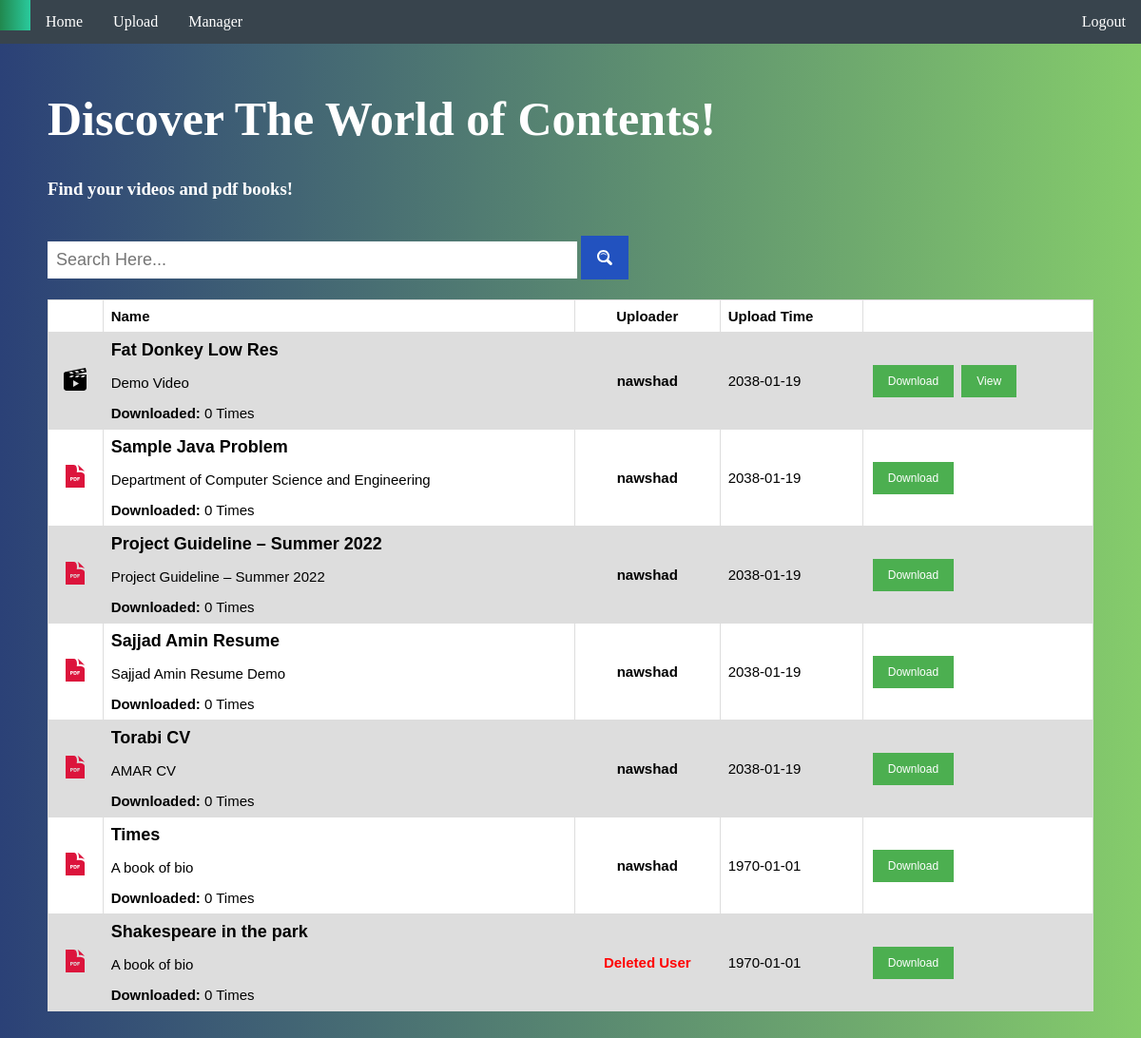
The app's page /discover.php (signed in), older data.
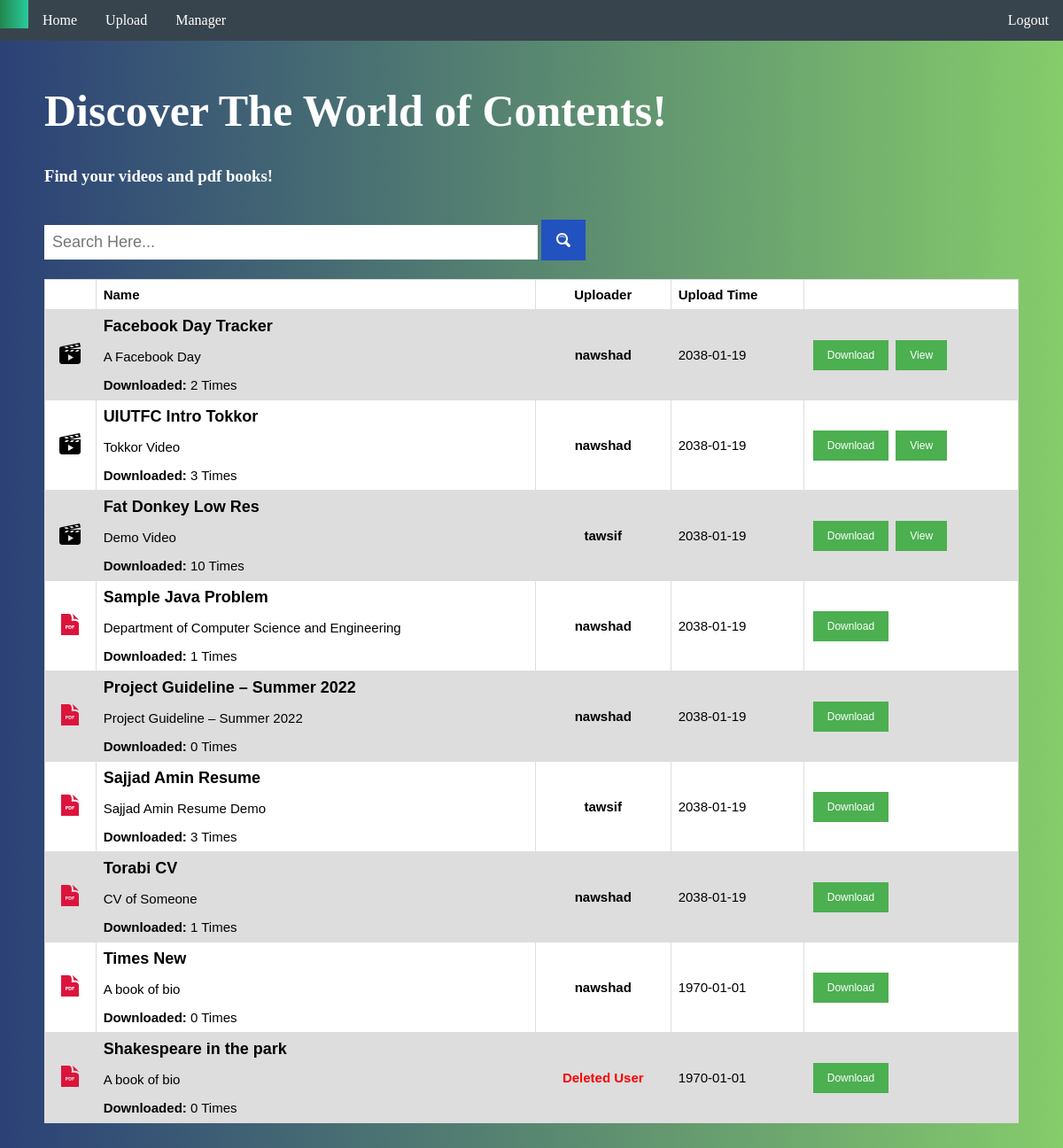
The same page, newer data.
### tables this page shows
CREATE TABLE `contents` (
  `id` int(255) NOT NULL AUTO_INCREMENT,
  `name` varchar(1000) NOT NULL,
  `description` varchar(1000) NOT NULL,
  `uploaderID` int(255) NOT NULL,
  `filename` varchar(1000) NOT NULL,
  `filetype` varchar(20) NOT NULL,
  `time` int(255) NOT NULL,
  `counter` int(255) NOT NULL,
  PRIMARY KEY (`id`)
);

CREATE TABLE `users` (
  `id` int(10) unsigned NOT NULL AUTO_INCREMENT,
  `email` varchar(30) NOT NULL,
  `password` varchar(20) NOT NULL,
  `username` varchar(30) NOT NULL,
  `client_uni_name` varchar(30) NOT NULL,
  `current_point` int(11) DEFAULT 25,
  `client_sub_status` tinyint(1) NOT NULL DEFAULT 0,
  `adminprivilege` varchar(255) NOT NULL,
  PRIMARY KEY (`id`),
  UNIQUE KEY `client_username` (`username`),
  UNIQUE KEY `client_username_2` (`username`)
);

### discover.php (the view, shortened to what this page needs)
<?php
	include("controller/connect_db.php");
?>
<!DOCTYPE html>
<html>
    <head>
		<link rel="stylesheet" type="text/css" href="css/Clientstyle.css"/>
		<link rel="stylesheet" type="text/css" href="css/aurna-lightbox.css"/>
    </head>
    <body>
		<ul>
			<li style='background: linear-gradient(to left,#2aca9d, #21884e);'>
				<a href="javascript:void(0);">
				</a>
			</li>
			<li><a href="index.php">Home</a></li>
			<li class="dropdown">
				<a href="javascript:void(0)" class="dropbtn">Upload</a>
			</li>
			<li class="dropdown">
			<a href="javascript:void(0)" class="dropbtn">Manager</a>
			</li>
			<li style="float:right"><a class="active" href="logout.php">Logout</a></li>
		</ul>
		<div class="maincont">
			<h1 style="font-size: 50px;">Discover The World of Contents!</h1>
			<h3>Find your videos and pdf books!</h3>
			<input type="text" id="queryInput" onkeypress="return fireentersearch(event)" placeholder="Search Here..."/>
			<button onclick="searchAjax()" id="queryGo"></button>
			<table id="dataTable">
			  <tr>
				<th></th>
				<th>Name</th>
				<th style="font-weight:bold; text-align:center;">Uploader</th>
				<th>Upload Time</th>
				<th></th>
			  </tr>
			  <?php
				mysqli_set_charset($con, "utf8");
				$sql        = "SELECT * FROM `contents` order by id desc limit 50";
				$result		= mysqli_query($con, $sql);
				if(!$result){
					echo mysqli_error($con);
				}
				else{
					while($rows=mysqli_fetch_array($result)){
				?>
					<tr>
						<td style="font-weight:bold; text-align:center;color:red;">
						</td>
						<td>
							<span style="font-size:18px; font-weight: bold;"><?php echo $rows['name']?></span></br>
							<p><?php echo $rows['description']?></p>
							<b>Downloaded:</b> <?php echo $rows['counter']?> Times
						</td>
				<?php
						$ambid = $rows['uploaderID'];
						if($row=mysqli_fetch_array(mysqli_query($con, "SELECT username FROM `users` Where id=$ambid"), MYSQLI_ASSOC)){
				?>		<td style="font-weight:bold; text-align:center;"><?php echo $row['username']?></td>
				<?php
						}else{
							?>
						<td style="font-weight:bold; text-align:center;color:red;">Deleted User</td>
							<?php
						}
				?>		<td><?php echo date("Y-m-d", $rows['time']); ?></td>
						<td>
						<?php if($rows['filetype'] == "pdf"){ ?>
							<a class="button button2" href="views/file.php?content_id=<?php echo $rows['id']; ?>" download>Download</a>
						<?php
						}
						if($rows['filetype'] == "video"){ ?>
							<a class="button button2" href="views/file.php?content_id=<?php echo $rows['id']; ?>" download>Download</a>
							<a class="button button2" href="javascript:void(0)" onclick="aurnaIframe('views/preview.php?content_id=<?php echo $rows['id']; ?>')">View</a>
						<?php } ?>
						</td>
					</tr>
				<?php
					}
				}
				?>
			</table>
		</div>
    </body>
</html>

### css/Clientstyle.css (style rules this page uses)
body { margin: 0; background: linear-gradient(90deg, #2B4177, #85CC6B); font-family: Trebuchet MS; }
ul { list-style-type: none; margin: 0; padding: 0; overflow: hidden; background-color: #38444d; }
li { float: left; }
li a, .dropbtn { display: inline-block; color: white; text-align: center; padding: 14px 16px; text-decoration: none; }
li.dropdown { display: inline-block; }
.maincont { color: white; margin: 50px; font-family: Trebuchet MS; }
table { font-family: arial, sans-serif; border-collapse: collapse; width: 100%; background: white; color: black; font-size: 15px; }
td, th { border: 1px solid #dddddd; text-align: left; padding: 8px; font-size: 15px; }
tr:nth-child(even) { background-color: #dddddd; font-size: 15px; }
.button { background-color: #4CAF50; border: none; color: white; padding: 10px 16px; text-align: center; text-decoration: none; display: inline-block; font-size: 12px; margin: 4px 2px; cursor: pointer; -webkit-transition-duration: 0.4s; transition-duration: 0.4s; }
#queryInput { width: 49%; padding: 9px; border: none; margin-bottom: 22px; color: gray; font-size: 18px; }
#queryGo { color: white; padding-top: 15px; border: none; background: #2252bf; text-transform: uppercase; margin-top: 2px; padding-bottom: 11px; padding-left: 17px; padding-right: 17px; font-weight: bold; font-family: Calibri; cursor: pointer; }

Row changes from the older to the newer data that the page shows:
added contents: filetype "video" (drawn), name "Facebook Day Tracker", description "A Facebook Day", counter "2", users.username "nawshad", time "2038-01-19"
added contents: filetype "video" (drawn), name "UIUTFC Intro Tokkor", description "Tokkor Video", counter "3", users.username "nawshad", time "2038-01-19"
changed contents "Fat Donkey Low Res": counter "0" → "10"; users.username "nawshad" → "tawsif"
changed contents "Sample Java Problem": counter "0" → "1"
changed contents "Sajjad Amin Resume": counter "0" → "3"; users.username "nawshad" → "tawsif"
changed contents "Torabi CV": description "AMAR CV" → "CV of Someone"; counter "0" → "1"
changed contents: name "Times" → "Times New"
